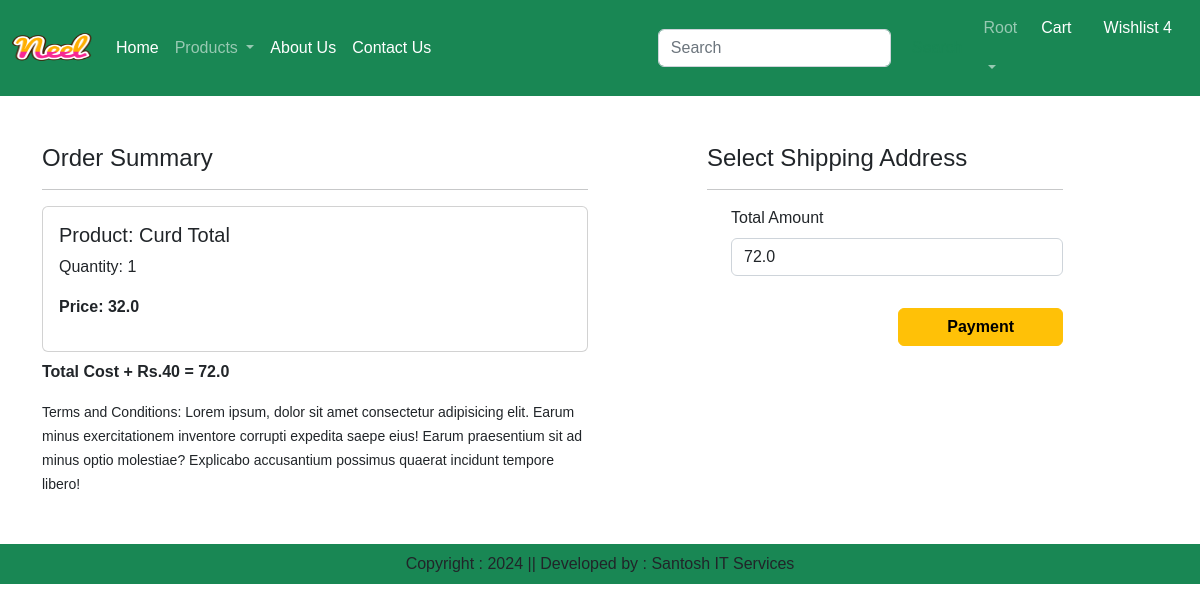
/app/checkout/ (signed in), run on the app's committed database.
### app/models.py (models this page shows, shortened)
class Cart(models.Model):
    user = models.ForeignKey(User, on_delete=models.CASCADE)
    product = models.ForeignKey(Product, on_delete=models.CASCADE)
    quantity = models.PositiveIntegerField(default=1)
    class Meta:
        unique_together = ('user', 'product')  # Ensure unique user-product combination

class Product(models.Model):
    title = models.CharField(max_length=100)
    selling_price = models.FloatField()
    discounted_price = models.FloatField()
    description = models.TextField()
    composition = models.TextField(default="")
    prodapp = models.CharField(default='',max_length=100)
    category = models.CharField(choices=CATEGORY_CHOICES,max_length=2)
    product_image = models.ImageField(upload_to='product')

### app/views.py (the view)
# urls.py: path('checkout/',views.Checkout.as_view(),name="checkout"),
class Checkout(View):
    def get(self, request):
        user = request.user
        add = Customer.objects.filter(user=user)
        cart_items = Cart.objects.filter(user=user)
        amount = 0
        for p in cart_items:
            value = p.quantity * p.product.discounted_price
            amount += value
        totalamount = amount + 40  # Add fixed shipping cost
        context = {
            'add': add,
            'cart_items': cart_items,
            'totalamount': totalamount
        }
        return render(request, 'app/checkout.html', context)

### app/templates/app/checkout.html (shortened to what this page needs)
{% extends "app/base.html" %}
{% load static %}
{% block main-content %}
<div class="container">
    <div class="row mt-5">
        <div class="col-sm-6">
            <h4>Order Summary</h4>
            <hr>
            {% for item in cart_items %}
                <div class="card mb-2">
                    <div class="card-body">
                        <h5>Product: {{ item.product.title }}</h5>
                        <p>Quantity: {{ item.quantity }}</p>
                        <p class="fw-bold">Price: {{ item.product.discounted_price }}</p>
                    </div>
                </div>
            {% endfor %}
            <p class="fw-bold">Total Cost + Rs.40 = {{ totalamount }}</p>
            <small>Terms and Conditions: Lorem ipsum, dolor sit amet consectetur adipisicing elit. Earum minus exercitationem inventore corrupti expedita saepe eius! Earum praesentium sit ad minus optio molestiae? Explicabo accusantium possimus quaerat incidunt tempore libero!</small>
        </div>
        <div class="col-sm-4 offset-sm-1">
            <h4>Select Shipping Address</h4>
            <hr>
            <form method="post" id="myform">
                <div class="form-check mb-3">
                    <label for="totalamount" class="form-label">Total Amount</label>
                    <input type="number" class="form-control" name="totalamount" value="{{ totalamount }}" readonly>
                </div>
                <div class="text-end">
                    <button id="rzp-button1" type="submit" class="btn btn-warning mt-3 px-5 fw-bold">Payment</button>
                </div>
            </form>
        </div>
    </div>
</div>
{% endblock main-content %}

### app/templates/app/base.html (shortened to what this page needs)
<!DOCTYPE html>
{% load static%}
<html lang="en">
<head>
    <link href="https://cdn.jsdelivr.net/npm/bootstrap@5.2.3/dist/css/bootstrap.min.css" rel="stylesheet">
    <link rel="stylesheet" href="{% static 'app/css/all.min.css' %}">
    <link rel="stylesheet" href="{% static 'app/css/owl.carousel.min.css' %}">
    <link rel="stylesheet" href="{% static 'app/css/style.css' %}">
    <link rel="stylesheet" href="https://cdnjs.cloudflare.com/ajax/libs/font-awesome/6.0.0-beta3/css/all.min.css">
</head>
<body>
    <nav class="navbar navbar-expand-lg navbar-dark bg-success">
        <div class="container-fluid">
          <a class="navbar-brand" href="#">
            <img src="{% static "app/images/product/Neel.png" %}" width="80" height="60"/>
        </a>
          <div class="collapse navbar-collapse" id="navbarSupportedContent">
            <ul class="navbar-nav me-auto mb-2 mb-lg-0">
              {% if request.user.is_authenticated %}
              <li class="nav-item">
                <a class="nav-link active" aria-current="page" href="{% url 'home' %}">Home</a>
              </li>
              <li class="nav-item dropdown">
                <a class="nav-link dropdown-toggle" href="#" role="button" data-bs-toggle="dropdown" aria-expanded="false">
                  Products
                </a>
              </li>
              <li class="nav-item">
                <a class="nav-link text-white" href="{% url 'about' %}">About Us</a>
              </li>
              <li class="nav-item">
                <a class="nav-link text-white" href="{% url 'contact' %}">Contact Us</a>
              </li>
            </ul>
            <form class="d-flex" role="search">
              <input class="form-control me-2" type="search" placeholder="Search" aria-label="Search">
              <button class="btn btn-outline-success" type="submit">Search</button>
            </form>
          </div>
          <ul class="navbar-nav me-auto mb-2 mb-lg-0">
            <li class="nav-item dropdown">
                <a class="nav-link dropdown-toggle" href="#" role="button" data-bs-toggle="dropdown" aria-expanded="false">
                 <p> {{ request.user| capfirst }} </p>
                </a>
              </li>
              <li class="nav-item mx-2">
                  <a href="/app/cart/" class="nav-link text-white" >Cart</a>
               </li>
               <li class="nav-item mx-2">
                <a href="#" class="nav-link text-white" >Wishlist 4</a>
               </li>
              {% endif %}
          </ul>
        </div>
      </nav>
    {% block main-content %}{% endblock main-content %}
    <footer class="container-fluid bg-success text-center p-2 mt-5">
        Copyright : 2024 || Developed by : Santosh IT Services
    </footer>
</body>
</html>

### app/static/app/css/style.css (style rules this page uses)
body { font-family: Arial, sans-serif; }

### data on the page
Cart: product "Curd Total", quantity "1", product.discounted_price "32.0"

### other printed values
{{ request.user| capfirst }} "Root"
{{ totalamount }} "72.0"
